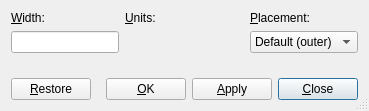
<ui version="4.0" >
 <author></author>
 <comment></comment>
 <exportmacro></exportmacro>
 <class>QWrapUi</class>
 <widget class="QDialog" name="QWrapUi" >
  <property name="geometry" >
   <rect>
    <x>0</x>
    <y>0</y>
    <width>369</width>
    <height>111</height>
   </rect>
  </property>
  <property name="windowTitle" >
   <string/>
  </property>
  <property name="sizeGripEnabled" >
   <bool>true</bool>
  </property>
  <layout class="QVBoxLayout" >
   <property name="margin" >
    <number>11</number>
   </property>
   <property name="spacing" >
    <number>6</number>
   </property>
   <item>
    <layout class="QGridLayout" >
     <property name="margin" >
      <number>0</number>
     </property>
     <property name="spacing" >
      <number>6</number>
     </property>
     <item row="0" column="0" >
      <widget class="QLabel" name="widthLA" >
       <property name="text" >
        <string>&amp;Width:</string>
       </property>
       <property name="buddy" >
        <cstring>widthED</cstring>
       </property>
      </widget>
     </item>
     <item row="1" column="2" >
      <widget class="QComboBox" name="valignCO" >
       <property name="toolTip" >
        <string>Vertical alignment</string>
       </property>
       <item>
        <property name="text" >
         <string>Default (outer)</string>
        </property>
       </item>
       <item>
        <property name="text" >
         <string>Left</string>
        </property>
       </item>
       <item>
        <property name="text" >
         <string>Right</string>
        </property>
       </item>
       <item>
        <property name="text" >
         <string>Outer</string>
        </property>
       </item>
      </widget>
     </item>
     <item row="0" column="2" >
      <widget class="QLabel" name="valignLA" >
       <property name="text" >
        <string>&amp;Placement:</string>
       </property>
       <property name="buddy" >
        <cstring>valignCO</cstring>
       </property>
      </widget>
     </item>
     <item row="1" column="1" >
      <widget class="LengthCombo" name="unitsLC" >
       <property name="sizePolicy" >
        <sizepolicy>
         <hsizetype>3</hsizetype>
         <vsizetype>0</vsizetype>
         <horstretch>0</horstretch>
         <verstretch>0</verstretch>
        </sizepolicy>
       </property>
       <property name="minimumSize" >
        <size>
         <width>40</width>
         <height>22</height>
        </size>
       </property>
       <property name="focusPolicy" >
        <enum>Qt::StrongFocus</enum>
       </property>
       <property name="toolTip" >
        <string>Units of width value</string>
       </property>
      </widget>
     </item>
     <item row="1" column="0" >
      <widget class="QLineEdit" name="widthED" >
       <property name="sizePolicy" >
        <sizepolicy>
         <hsizetype>1</hsizetype>
         <vsizetype>0</vsizetype>
         <horstretch>0</horstretch>
         <verstretch>0</verstretch>
        </sizepolicy>
       </property>
       <property name="toolTip" >
        <string>Width value</string>
       </property>
      </widget>
     </item>
     <item row="0" column="1" >
      <widget class="QLabel" name="unitsLA" >
       <property name="text" >
        <string>&amp;Units:</string>
       </property>
       <property name="buddy" >
        <cstring>unitsLC</cstring>
       </property>
      </widget>
     </item>
    </layout>
   </item>
   <item>
    <spacer>
     <property name="orientation" >
      <enum>Qt::Vertical</enum>
     </property>
     <property name="sizeType" >
      <enum>QSizePolicy::Expanding</enum>
     </property>
     <property name="sizeHint" >
      <size>
       <width>20</width>
       <height>20</height>
      </size>
     </property>
    </spacer>
   </item>
   <item>
    <layout class="QHBoxLayout" >
     <property name="margin" >
      <number>0</number>
     </property>
     <property name="spacing" >
      <number>6</number>
     </property>
     <item>
      <widget class="QPushButton" name="restorePB" >
       <property name="toolTip" >
        <string/>
       </property>
       <property name="text" >
        <string>&amp;Restore</string>
       </property>
       <property name="default" >
        <bool>false</bool>
       </property>
      </widget>
     </item>
     <item>
      <spacer>
       <property name="orientation" >
        <enum>Qt::Horizontal</enum>
       </property>
       <property name="sizeType" >
        <enum>QSizePolicy::Expanding</enum>
       </property>
       <property name="sizeHint" >
        <size>
         <width>20</width>
         <height>20</height>
        </size>
       </property>
      </spacer>
     </item>
     <item>
      <widget class="QPushButton" name="okPB" >
       <property name="toolTip" >
        <string/>
       </property>
       <property name="text" >
        <string>&amp;OK</string>
       </property>
       <property name="default" >
        <bool>false</bool>
       </property>
      </widget>
     </item>
     <item>
      <widget class="QPushButton" name="applyPB" >
       <property name="toolTip" >
        <string/>
       </property>
       <property name="text" >
        <string>&amp;Apply</string>
       </property>
       <property name="default" >
        <bool>false</bool>
       </property>
      </widget>
     </item>
     <item>
      <widget class="QPushButton" name="closePB" >
       <property name="text" >
        <string>&amp;Close</string>
       </property>
       <property name="default" >
        <bool>true</bool>
       </property>
      </widget>
     </item>
    </layout>
   </item>
  </layout>
 </widget>
 <pixmapfunction></pixmapfunction>
 <includes>
  <include location="local" >qt_helpers.h</include>
 </includes>
 <customwidgets>
  <customwidget>
   <class>LengthCombo</class>
   <extends></extends>
   <header>lengthcombo.h</header>
   <container>0</container>
   <pixmap></pixmap>
  </customwidget>
 </customwidgets>
 <tabstops>
  <tabstop>widthED</tabstop>
  <tabstop>unitsLC</tabstop>
  <tabstop>valignCO</tabstop>
  <tabstop>restorePB</tabstop>
  <tabstop>okPB</tabstop>
  <tabstop>applyPB</tabstop>
  <tabstop>closePB</tabstop>
 </tabstops>
 <resources/>
 <connections/>
</ui>
